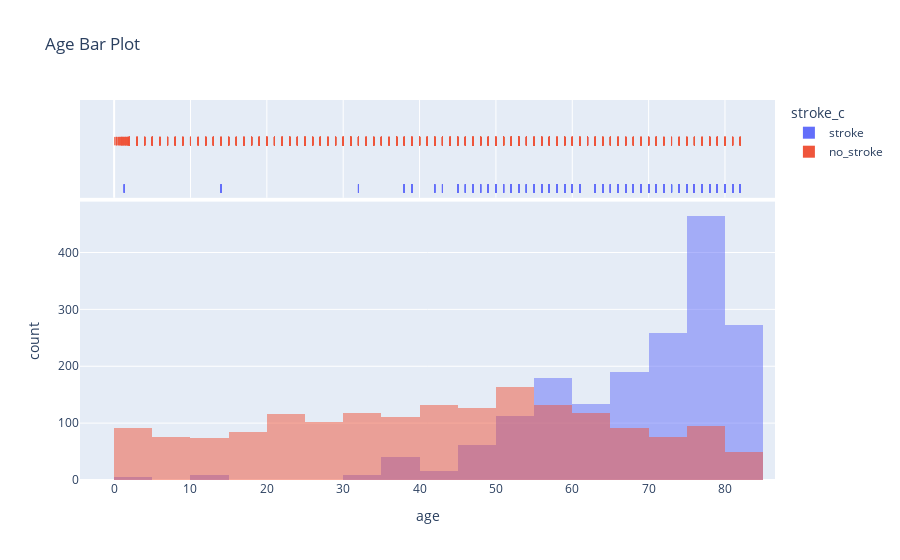

Here is the notebook cell this chart was saved with:
### Code cell
fig2 = px.histogram(data_balanced, x='age', color='stroke_c',
                        nbins=30, opacity=0.5,
                        marginal='rug', barmode='overlay',
                        title='Age Bar Plot')
fig

### Figure 1 — Plotly figure (JSON) as saved in the notebook; plotly's stock layout.template omitted (floating-point values rounded to 4 significant figures; data arrays with more than 128 entries replaced by an {"elided": "..."} marker saying what was removed)
{"data": [{"alignmentgroup": "True", "bingroup": "x", "hovertemplate": "stroke_c=stroke<br>age=%{x}<br>count=%{y}<extra></extra>", "legendgroup": "stroke", "marker": {"color": "#636efa", "opacity": 0.5, "pattern": {"shape": ""}}, "name": "stroke", "nbinsx": 30, "offsetgroup": "stroke", "orientation": "v", "showlegend": true, "type": "histogram", "x": {"elided": "1750 float values"}, "xaxis": "x", "yaxis": "y"}, {"alignmentgroup": "True", "boxpoints": "all", "fillcolor": "rgba(255,255,255,0)", "hoveron": "points", "hovertemplate": "stroke_c=stroke<br>age=%{x}<extra></extra>", "jitter": 0, "legendgroup": "stroke", "line": {"color": "rgba(255,255,255,0)"}, "marker": {"color": "#636efa", "symbol": "line-ns-open"}, "name": "stroke", "offsetgroup": "stroke", "showlegend": false, "type": "box", "x": {"elided": "1750 float values"}, "xaxis": "x2", "yaxis": "y2"}, {"alignmentgroup": "True", "bingroup": "x", "hovertemplate": "stroke_c=no_stroke<br>age=%{x}<br>count=%{y}<extra></extra>", "legendgroup": "no_stroke", "marker": {"color": "#EF553B", "opacity": 0.5, "pattern": {"shape": ""}}, "name": "no_stroke", "nbinsx": 30, "offsetgroup": "no_stroke", "orientation": "v", "showlegend": true, "type": "histogram", "x": {"elided": "1750 float values"}, "xaxis": "x", "yaxis": "y"}, {"alignmentgroup": "True", "boxpoints": "all", "fillcolor": "rgba(255,255,255,0)", "hoveron": "points", "hovertemplate": "stroke_c=no_stroke<br>age=%{x}<extra></extra>", "jitter": 0, "legendgroup": "no_stroke", "line": {"color": "rgba(255,255,255,0)"}, "marker": {"color": "#EF553B", "symbol": "line-ns-open"}, "name": "no_stroke", "offsetgroup": "no_stroke", "showlegend": false, "type": "box", "x": {"elided": "1750 float values"}, "xaxis": "x2", "yaxis": "y2"}], "layout": {"barmode": "overlay", "legend": {"title": {"text": "stroke_c"}, "tracegroupgap": 0}, "title": {"text": "Age Bar Plot"}, "xaxis": {"anchor": "y", "domain": [0, 1], "title": {"text": "age"}}, "xaxis2": {"anchor": "y2", "domain": [0, 1], "matches": "x", "showgrid": true, "showticklabels": false}, "yaxis": {"anchor": "x", "domain": [0, 0.7326], "title": {"text": "count"}}, "yaxis2": {"anchor": "x2", "domain": [0.7426, 1], "matches": "y2", "showgrid": false, "showline": false, "showticklabels": false, "ticks": ""}}}
